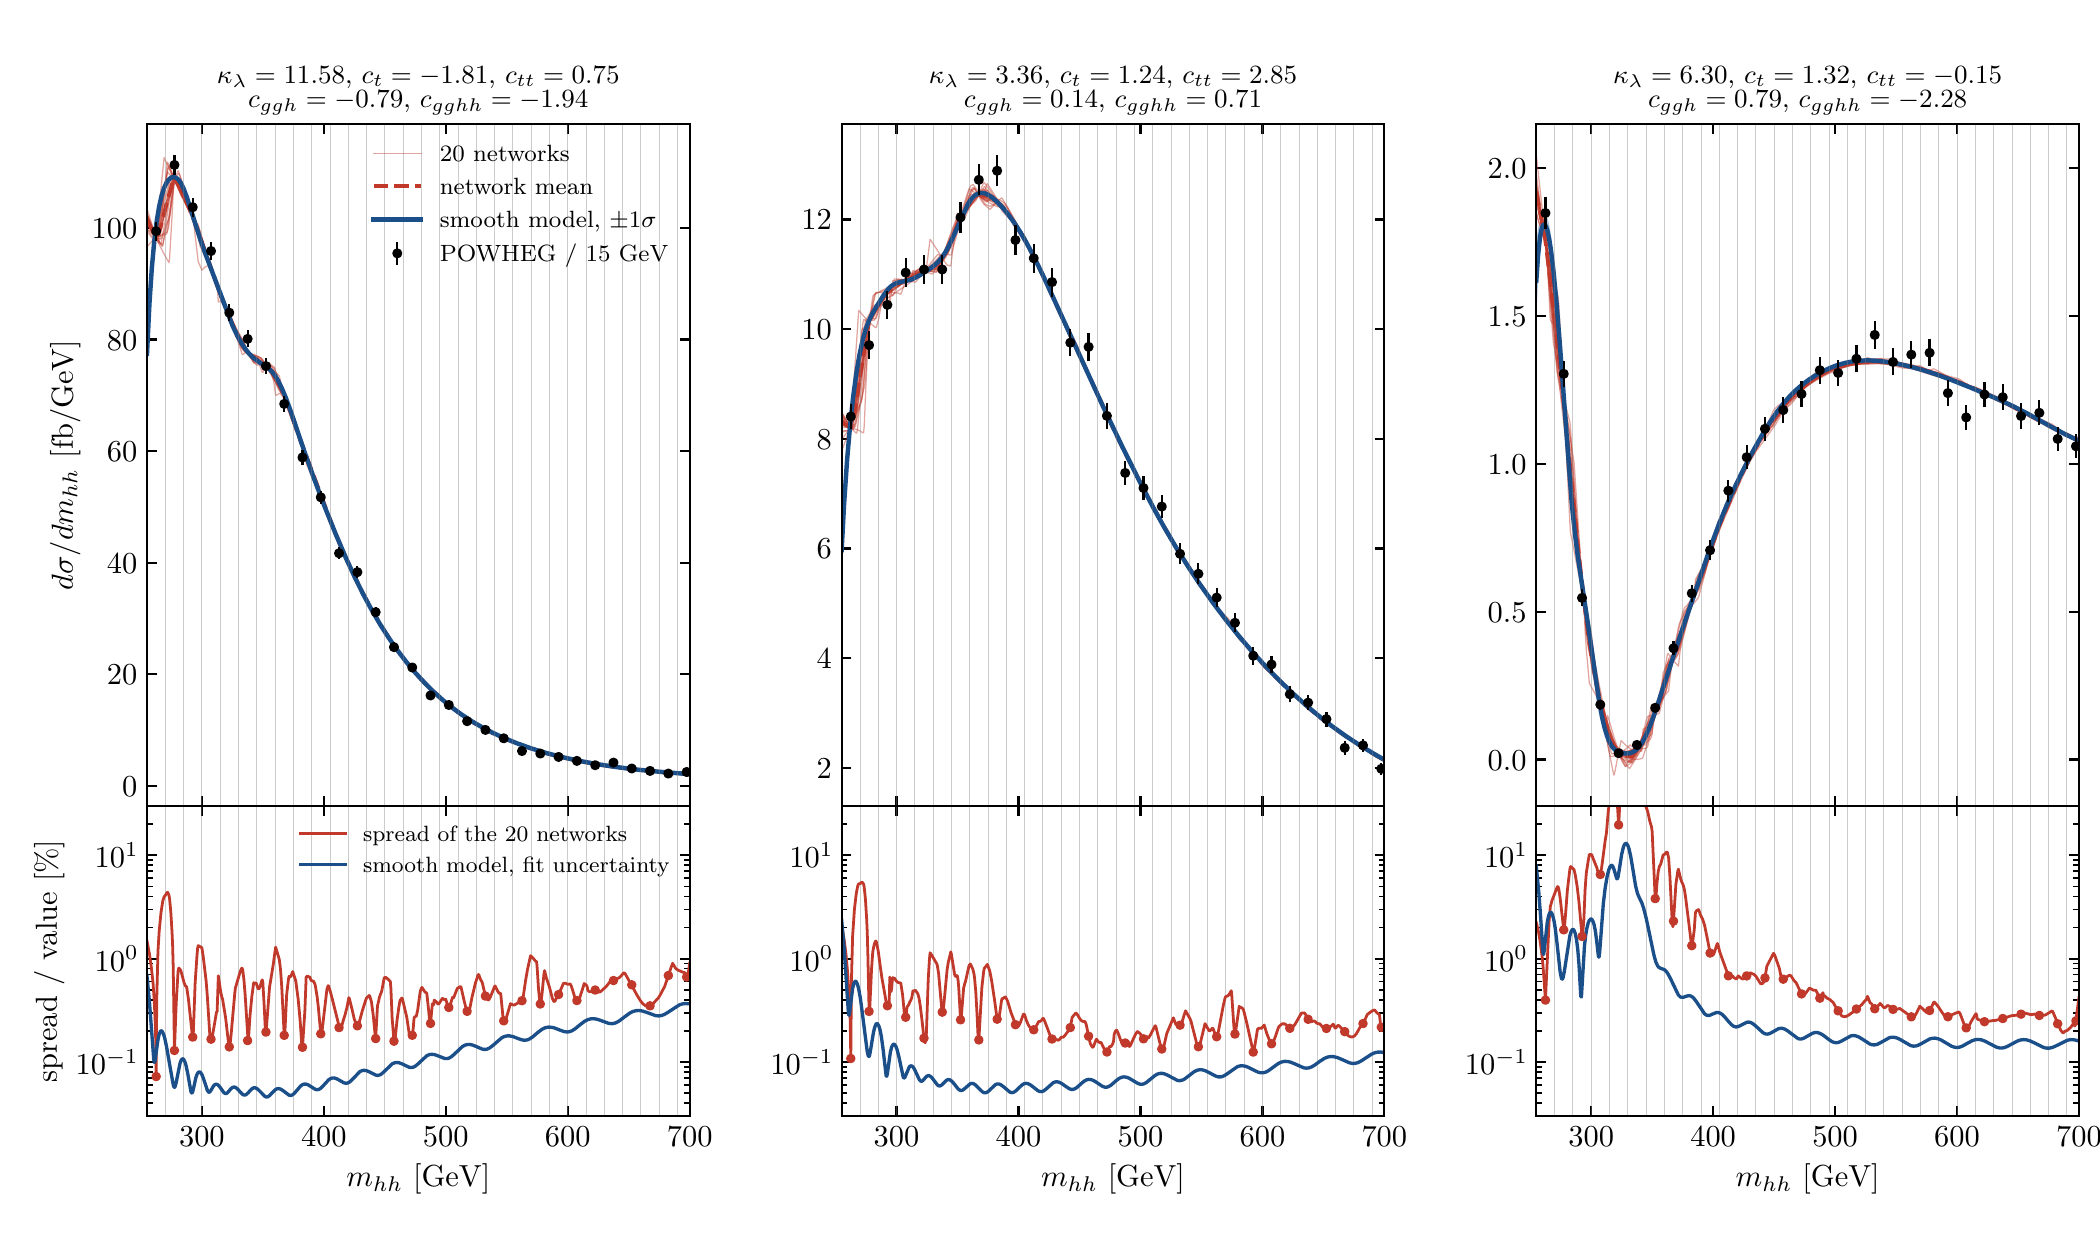

Reproduce this figure in Python.
# Network predictions interpolated between the bin centres, against the smooth model, for three test spectra
import glob, numpy as np, torch, matplotlib.pyplot as plt
from dihiggs import heftnet as NN
from dihiggs.smooth import SmoothHEFT
plt.rcParams.update({"text.usetex": True, "font.family": "serif", "font.size": 11,
                     'xtick.direction': 'in', 'ytick.direction': 'in', 'xtick.top': True, 'ytick.right': True})
P = np.load('/home/claude/paper2/smooth_test.npz')
T, qt, th = P['T'], P['qt'], P['th']
SPEC = [786, 878, 675]                                       # the median-deviance row of the 9-panel figure
mg = np.arange(255.0, 1455.01, 0.5)                          # fine grid in m_hh (GeV)
x = (mg - 255.0) / 1500.0                                    # HEFTNet's input variable
members = sorted(glob.glob('/home/claude/ana5/ENS_bootstrap_huber_d2/member_*/dihiggs_params.pth'))
net = np.zeros((len(members), len(SPEC), len(mg)))
for a, f in enumerate(members):
    m = NN.HEFTNet(); m.load(f); m.eval()
    for b, s in enumerate(SPEC):
        X = torch.tensor(np.column_stack([x, np.tile(th[s], (len(mg), 1))]), dtype=torch.float32)
        with torch.no_grad():
            net[a, b] = m(X).double().numpy() / 15.0         # per 15 GeV -> per GeV
sm = SmoothHEFT.load('/home/claude/work/code/runs/SMOOTH_J40/smooth_model.npz')
dens, dsd = sm.dsigma_dm(th[SPEC], mg)
cen = 262.5 + 15 * np.arange(80); edges = 255 + 15 * np.arange(81)
np.savez('interp.npz', mg=mg, net=net, dens=dens, dsd=dsd)

fig = plt.figure(figsize=(10.5, 6.2))
gs = fig.add_gridspec(2, 3, height_ratios=[2.2, 1], hspace=0.0, wspace=0.28, left=0.07, right=0.99, top=0.9, bottom=0.1)
lo, hi = 255, 700
sel = (mg >= lo) & (mg <= hi)
names = [r'\kappa_\lambda', r'c_t', r'c_{tt}', r'c_{ggh}', r'c_{gghh}']
for b, s in enumerate(SPEC):
    ax = fig.add_subplot(gs[0, b]); rx = fig.add_subplot(gs[1, b], sharex=ax)
    k = 1e3                                                  # pb -> fb
    for a in range(len(members)):
        ax.plot(mg[sel], k * net[a, b, sel], color='#C0392B', lw=0.45, alpha=0.45, label='20 networks' if a == 0 else None)
    nm = net[:, b].mean(0); ns = net[:, b].std(0, ddof=1)
    ax.plot(mg[sel], k * nm[sel], color='#C0392B', lw=1.4, ls='--', label='network mean')
    ax.fill_between(mg[sel], k * (dens[b] - dsd[b])[sel], k * (dens[b] + dsd[b])[sel], color='#5B8FC7', alpha=0.5, lw=0)
    ax.plot(mg[sel], k * dens[b, sel], color='#1B4F8A', lw=1.6, label=r'smooth model, $\pm1\sigma$')
    ok = (cen <= hi) & (T[s] > 0)
    ax.errorbar(cen[ok], k * T[s][ok] / 15, yerr=k * np.sqrt(T[s][ok] * qt[s]) / 15, fmt='o', ms=2.6, lw=0.8, color='k', label='POWHEG / 15 GeV', zorder=5)
    for e in edges[edges <= hi]:
        ax.axvline(e, color='gray', lw=0.3, alpha=0.4); rx.axvline(e, color='gray', lw=0.3, alpha=0.4)
    ax.set_xlim(lo, hi); ax.tick_params(labelbottom=False)
    lab = [f'${n}={v:.2f}$' for n, v in zip(names, th[s])]
    ax.set_title(', '.join(lab[:3]) + '\n' + ', '.join(lab[3:]), fontsize=9.5)
    if b == 0:
        ax.set_ylabel(r'$d\sigma/dm_{hh}$ [fb/GeV]'); rx.set_ylabel(r'spread / value [\%]')
        ax.legend(frameon=False, fontsize=8.5, loc='upper right')
    # lower panel: relative spread of the 20 networks vs the smooth model's fit uncertainty
    rx.semilogy(mg[sel], 100 * (ns / np.abs(nm))[sel], color='#C0392B', lw=1.0, label='spread of the 20 networks')
    rx.semilogy(mg[sel], 100 * (dsd[b] / np.abs(dens[b]))[sel], color='#1B4F8A', lw=1.2, label='smooth model, fit uncertainty')
    rx.plot(cen[cen <= hi], 100 * (ns / np.abs(nm))[np.searchsorted(mg, cen[cen <= hi])], 'o', ms=2.4, color='#C0392B')
    rx.set_xlabel(r'$m_{hh}$ [GeV]'); rx.set_ylim(0.03, 30)
    if b == 0: rx.legend(frameon=False, fontsize=8, loc='upper right')
fig.savefig('fig_interpolation.pdf')
# numbers for the caption / message
sel2 = (mg >= 255) & (mg <= 600)
for b, s in enumerate(SPEC):
    rel = net[:, b].std(0, ddof=1) / np.abs(net[:, b].mean(0))
    atc = rel[np.searchsorted(mg, cen[cen <= 600])]
    print(s, 'network rel spread 255-600: at centres median %.2f%%, between centres max %.2f%%; smooth fit median %.3f%%' % (
        100 * np.median(atc), 100 * rel[sel2].max(), 100 * np.median((dsd[b] / np.abs(dens[b]))[sel2])))
